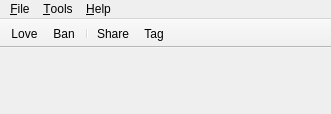
<ui version="4.0" >
 <class>MainWindow</class>
 <widget class="QMainWindow" name="MainWindow" >
  <property name="geometry" >
   <rect>
    <x>0</x>
    <y>0</y>
    <width>331</width>
    <height>114</height>
   </rect>
  </property>
  <property name="windowTitle" >
   <string>Name TBA</string>
  </property>
  <widget class="QWidget" name="centralwidget" >
   <layout class="QHBoxLayout" >
    <item>
     <widget class="QLabel" name="source" >
      <property name="text" >
       <string/>
      </property>
     </widget>
    </item>
    <item>
     <widget class="QLabel" name="track" >
      <property name="text" >
       <string/>
      </property>
     </widget>
    </item>
   </layout>
  </widget>
  <widget class="QMenuBar" name="menubar" >
   <property name="geometry" >
    <rect>
     <x>0</x>
     <y>0</y>
     <width>331</width>
     <height>22</height>
    </rect>
   </property>
   <widget class="QMenu" name="menuFile" >
    <property name="title" >
     <string>&amp;File</string>
    </property>
    <addaction name="logOut" />
    <addaction name="separator" />
    <addaction name="quit" />
   </widget>
   <widget class="QMenu" name="menuHelp" >
    <property name="title" >
     <string>&amp;Help</string>
    </property>
    <addaction name="diagnostics" />
   </widget>
   <widget class="QMenu" name="menuTools" >
    <property name="title" >
     <string>&amp;Tools</string>
    </property>
    <addaction name="settings" />
   </widget>
   <addaction name="menuFile" />
   <addaction name="menuTools" />
   <addaction name="menuHelp" />
  </widget>
  <widget class="QToolBar" name="toolbar" >
   <property name="windowTitle" >
    <string/>
   </property>
   <property name="movable" >
    <bool>false</bool>
   </property>
   <property name="iconSize" >
    <size>
     <width>32</width>
     <height>32</height>
    </size>
   </property>
   <property name="toolButtonStyle" >
    <enum>Qt::ToolButtonTextUnderIcon</enum>
   </property>
   <property name="floatable" >
    <bool>false</bool>
   </property>
   <attribute name="toolBarArea" >
    <enum>TopToolBarArea</enum>
   </attribute>
   <attribute name="toolBarBreak" >
    <bool>false</bool>
   </attribute>
   <addaction name="love" />
   <addaction name="ban" />
   <addaction name="separator" />
   <addaction name="share" />
   <addaction name="tag" />
  </widget>
  <action name="settings" >
   <property name="text" >
    <string>&amp;Settings...</string>
   </property>
  </action>
  <action name="logOut" >
   <property name="text" >
    <string>Log &amp;Out</string>
   </property>
  </action>
  <action name="quit" >
   <property name="text" >
    <string>E&amp;xit</string>
   </property>
  </action>
  <action name="ban" >
   <property name="icon" >
    <iconset resource="MainWindow.qrc" >:/MainWindow/ban.png</iconset>
   </property>
   <property name="text" >
    <string>Ban</string>
   </property>
  </action>
  <action name="love" >
   <property name="icon" >
    <iconset resource="MainWindow.qrc" >:/MainWindow/love.png</iconset>
   </property>
   <property name="text" >
    <string>Love</string>
   </property>
  </action>
  <action name="share" >
   <property name="icon" >
    <iconset resource="MainWindow.qrc" >:/MainWindow/share.png</iconset>
   </property>
   <property name="text" >
    <string>Share</string>
   </property>
  </action>
  <action name="tag" >
   <property name="icon" >
    <iconset resource="MainWindow.qrc" >:/MainWindow/tag.png</iconset>
   </property>
   <property name="text" >
    <string>Tag</string>
   </property>
  </action>
  <action name="diagnostics" >
   <property name="text" >
    <string>Diagnostics</string>
   </property>
  </action>
 </widget>
 <resources>
  <include location="MainWindow.qrc" />
 </resources>
 <connections/>
</ui>
